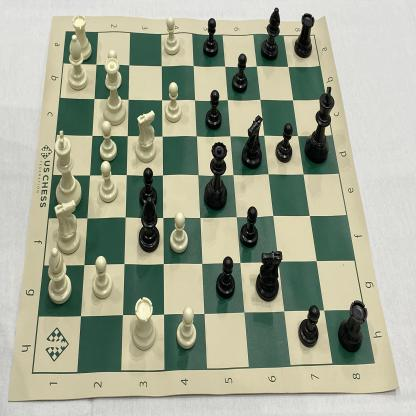
#> input picture local_keras_run/chess_test/2f6fb003bb89cd401322a535acb42f65_jpg.rf.66c0a46773a9cd583fb96c3df41a9e0c.jpg, 416 x 416 px, given in place of predictions.jpg, which was not available
$ jupyter execute --allow-errors ME470_ALICE_Sensors_YOLOv4_Darknet_Roboflow.ipynb   (shell and % lines are left out)   (text cells are left out)
#> lines starting #> are read from the running program, lines starting #| are printed output that depends on the picture
[cell 1]
# CUDA: Let's check that Nvidia CUDA drivers are already pre-installed and which version is it.
# We need to install the correct cuDNN according to this output

[cell 2]
# This cell ensures you have the correct architecture for your respective GPU
# If you command is not found, look through these GPUs, find the respective
# GPU and add them to the archTypes dictionary

# Tesla V100
# ARCH= -gencode arch=compute_70,code=[sm_70,compute_70]

# Tesla K80
# ARCH= -gencode arch=compute_37,code=sm_37

# GeForce RTX 2080 Ti, RTX 2080, RTX 2070, Quadro RTX 8000, Quadro RTX 6000, Quadro RTX 5000, Tesla T4, XNOR Tensor Cores
# ARCH= -gencode arch=compute_75,code=[sm_75,compute_75]

# Jetson XAVIER
# ARCH= -gencode arch=compute_72,code=[sm_72,compute_72]

# GTX 1080, GTX 1070, GTX 1060, GTX 1050, GTX 1030, Titan Xp, Tesla P40, Tesla P4
# ARCH= -gencode arch=compute_61,code=sm_61

# GP100/Tesla P100 - DGX-1
# ARCH= -gencode arch=compute_60,code=sm_60

# For Jetson TX1, Tegra X1, DRIVE CX, DRIVE PX - uncomment:
# ARCH= -gencode arch=compute_53,code=[sm_53,compute_53]

# For Jetson Tx2 or Drive-PX2 uncomment:
# ARCH= -gencode arch=compute_62,code=[sm_62,compute_62]
import os
os.environ['GPU_TYPE'] = str(os.popen('nvidia-smi --query-gpu=name --format=csv,noheader').read())

def getGPUArch(argument):
  try:
    argument = argument.strip()
    # All Colab GPUs
    archTypes = {
        "Tesla V100-SXM2-16GB": "-gencode arch=compute_70,code=[sm_70,compute_70]",
        "Tesla K80": "-gencode arch=compute_37,code=sm_37",
        "Tesla T4": "-gencode arch=compute_75,code=[sm_75,compute_75]",
        "Tesla P40": "-gencode arch=compute_61,code=sm_61",
        "Tesla P4": "-gencode arch=compute_61,code=sm_61",
        "Tesla P100-PCIE-16GB": "-gencode arch=compute_60,code=sm_60"

      }
    return archTypes[argument]
  except KeyError:
    return "GPU must be added to GPU Commands"
os.environ['ARCH_VALUE'] = getGPUArch(os.environ['GPU_TYPE'])

print("GPU Type: " + os.environ['GPU_TYPE'])
print("ARCH Value: " + os.environ['ARCH_VALUE'])

[cell 3]
%cd /content/

[cell 4]
#we clone the fork of darknet maintained by roboflow
#small changes have been made to configure darknet for training

[cell 5]
%cd /content/darknet/

#> (a cell that did not finish here is left out)

[cell 7]
#install environment from the Makefile
#note if you are on Colab Pro this works on a P100 GPU
#if you are on Colab free, you may need to change the Makefile for the K80 GPU
#this goes for any GPU, you need to change the Makefile to inform darknet which GPU you are running on.
#note the Makefile above should work for you, if you need to tweak, try the below
%cd /content/darknet/

[cell 8]
#download the newly released yolov4 ConvNet weights
%cd /content/darknet
#!wget https://github.com/AlexeyAB/darknet/releases/download/darknet_yolo_v3_optimal/yolov4.conv.137

[cell 9]
#if you already have YOLO darknet format, you can skip this step
%cd /content/darknet
#!curl -L [YOUR LINK HERE] > roboflow.zip; unzip roboflow.zip; rm roboflow.zip

[cell 10]
#Set up training file directories for custom dataset
%cd /content/darknet/
#copy image and labels


with open('data/obj.data', 'w') as out:
  out.write('classes = 3\n')
  out.write('train = data/train.txt\n')
  out.write('valid = data/valid.txt\n')
  out.write('names = data/obj.names\n')
  out.write('backup = backup/')

#write train file (just the image list)
import os

with open('data/train.txt', 'w') as out:
  for img in [f for f in os.listdir('train') if f.endswith('jpg')]:
    out.write('data/obj/' + img + '\n')

#write the valid file (just the image list)
import os

with open('data/valid.txt', 'w') as out:
  for img in [f for f in os.listdir('valid') if f.endswith('jpg')]:
    out.write('data/obj/' + img + '\n')

[cell 11]
#we build config dynamically based on number of classes
#we build iteratively from base config files. This is the same file shape as cfg/yolo-obj.cfg
def file_len(fname):
  with open(fname) as f:
    for i, l in enumerate(f):
      pass
  return i + 1

#> (the rest of this cell did not finish here and is left out)

[cell 12]
#here is the file that was just written.
#you may consider adjusting certain things

#like the number of subdivisions 64 runs faster but Colab GPU may not be big enough
#if Colab GPU memory is too small, you will need to adjust subdivisions to 16

[cell 13]
#!./darknet detector train data/obj.data cfg/custom-yolov4-detector.cfg yolov4.conv.137 -dont_show >> custom_yolov4_loss.log
#If you get CUDA out of memory adjust subdivisions above!
#adjust max batches down for shorter training above

[cell 14]
import argparse
import sys
import matplotlib.pyplot as plt


def yolo_plot_log(log_file):
    f = open(log_file)

    lines = [line.rstrip("\n") for line in f.readlines()]

    numbers = {'1', '2', '3', '4', '5', '6', '7', '8', '9'}

    iters = []
    loss = []

    fig, ax = plt.subplots()

    prev_line = ""
    for line in lines:
        args = line.split(' ')
        if len(args) < 2:
          continue
        if args[1][-1:] == ':' and args[2][0] in numbers:
            iters.append(int(args[1][0:-1]))
            loss.append(float(args[2][0:-1]))

    ax.plot(iters, loss)
    plt.xlabel('iters')
    plt.ylabel('loss')
    plt.grid()

    ticks = range(0, 250, 10)

    # ax.set_yticks(ticks)
    plt.show()

#> (the rest of this cell did not finish here and is left out)

[cell 15]
#define utility function
def imShow(path):
#> called with path = '/content/darknet/predictions.jpg'
  import cv2
  import matplotlib.pyplot as plt
  %matplotlib inline

  image = cv2.imread(path)
#> image is the input picture: shape (416, 416, 3); mean B, G, R 147.8, 167.4, 162.5
  height, width = image.shape[:2]
#> height = 416; width = 416
  resized_image = cv2.resize(image,(3*width, 3*height), interpolation = cv2.INTER_CUBIC)
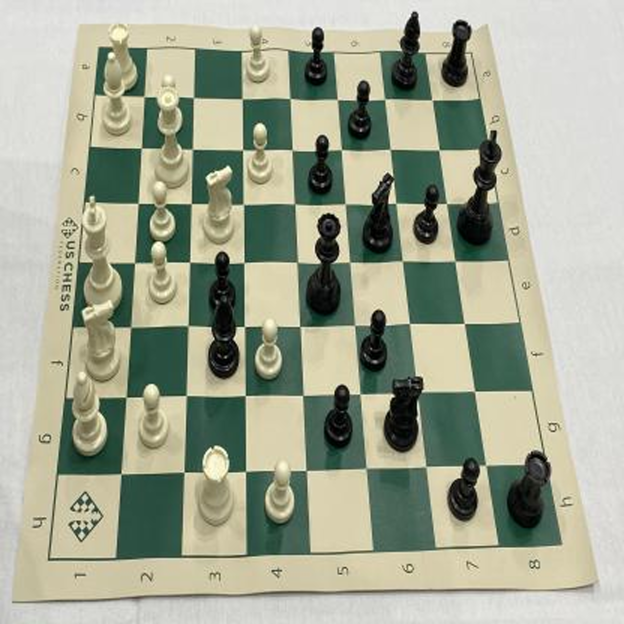
#> resized_image: shape (1248, 1248, 3) (shown at 1/2 size); mean B, G, R 147.8, 167.4, 162.5

  fig = plt.gcf()
  fig.set_size_inches(18, 10)
  plt.axis("off")
  #plt.rcParams['figure.figsize'] = [10, 5]
  plt.imshow(cv2.cvtColor(resized_image, cv2.COLOR_BGR2RGB))
  plt.show()


$ run again, on local_keras_run/chess_test/410993714e325a1de3e394ffe860df3a_jpg.rf.657c49ca295ef54da23469189070a075.jpg
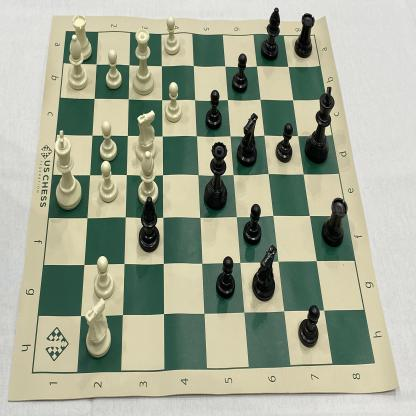
#> input picture local_keras_run/chess_test/410993714e325a1de3e394ffe860df3a_jpg.rf.657c49ca295ef54da23469189070a075.jpg, 416 x 416 px, given in place of predictions.jpg, which was not available
#> in imShow, image is the input picture: shape (416, 416, 3); mean B, G, R 149.1, 168.9, 163.5
#> in imShow, `resized_image = cv2.resize(image,(3*width, 3*height), interpolation = ..`:
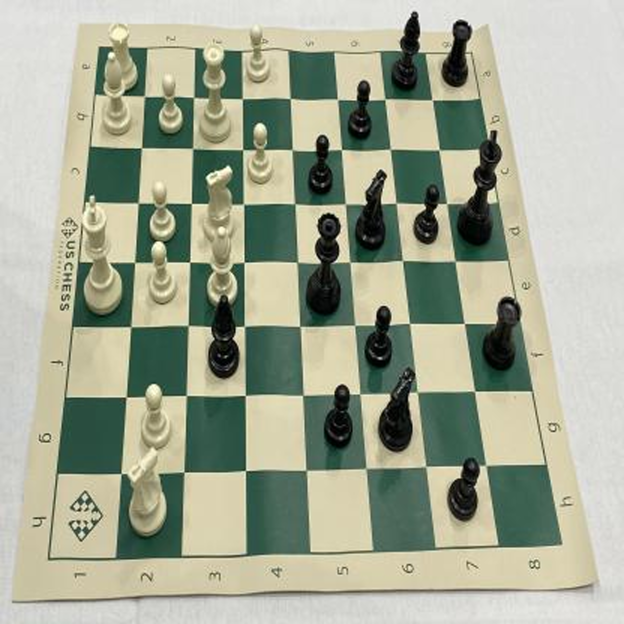
#> resized_image: shape (1248, 1248, 3) (shown at 1/2 size); mean B, G, R 149.1, 168.9, 163.5

$ run again, on local_keras_run/chess_test/4e3117459d759798537eb52cf5bf534d_jpg.rf.ec961b62d4b0e131fae760ed1f80836b.jpg
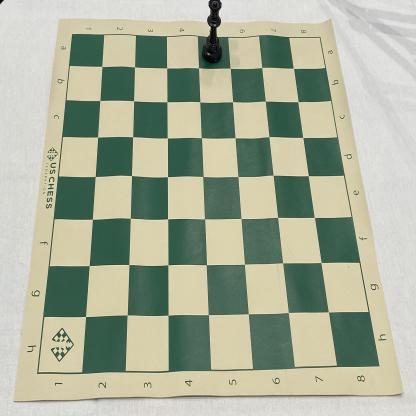
#> input picture local_keras_run/chess_test/4e3117459d759798537eb52cf5bf534d_jpg.rf.ec961b62d4b0e131fae760ed1f80836b.jpg, 416 x 416 px, given in place of predictions.jpg, which was not available
#> in imShow, image is the input picture: shape (416, 416, 3); mean B, G, R 154.9, 175.6, 169
#> in imShow, `resized_image = cv2.resize(image,(3*width, 3*height), interpolation = ..`:
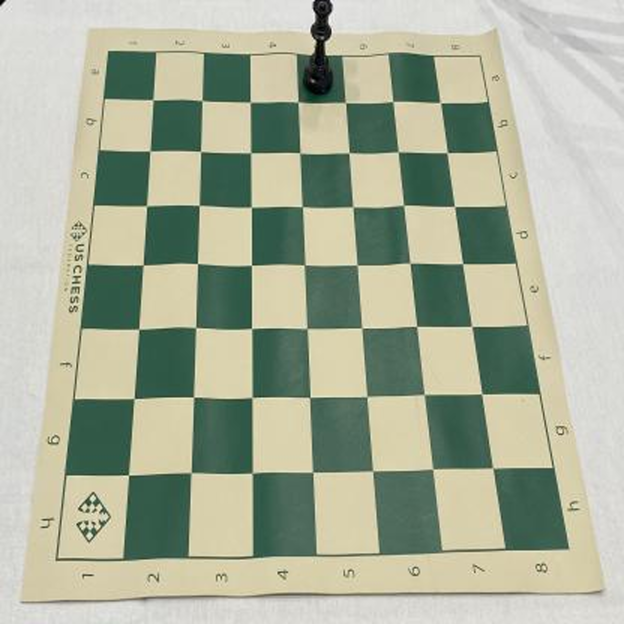
#> resized_image: shape (1248, 1248, 3) (shown at 1/2 size); mean B, G, R 154.9, 175.6, 169
